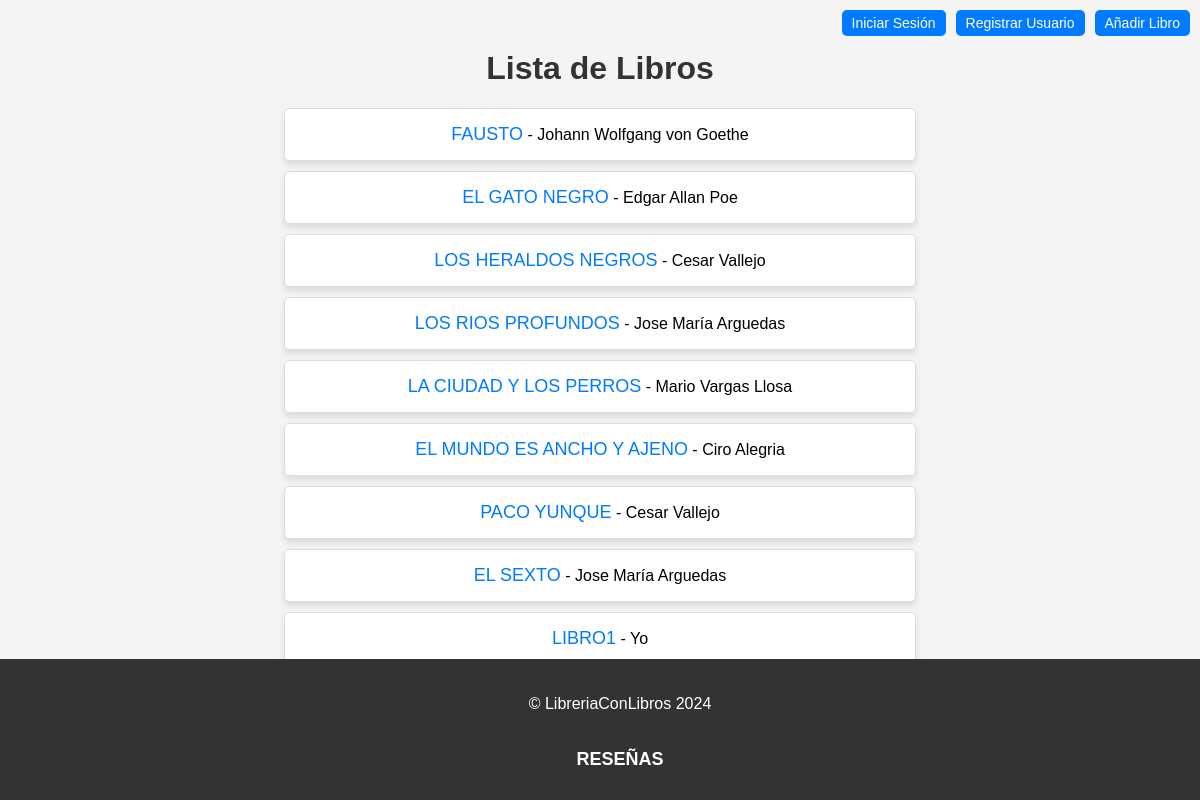
The app's page /libros/ with its own data.
### reviews/models.py (models this page shows, shortened)
class Libro(models.Model):
    titulo = models.CharField(max_length=200)
    autor = models.CharField(max_length=100)
    fecha_publicacion = models.DateField()
    isbn = models.CharField(max_length=13)

### reviews/views.py (the view)
# urls.py: path('libros/', views.lista_libros, name='lista_libros'),
def lista_libros(request):
    usuario_nombre = request.session.get('usuario_nombre', None)
    libros = Libro.objects.all()
    return render(request, 'reviews/lista_libros.html', {
        'libros': libros,
        'usuario_nombre': usuario_nombre
    })

### reviews/templates/reviews/lista_libros.html (shortened to what this page needs)
<!DOCTYPE html>
<html lang="es">
<head>
    {% load static %}
    <link rel="stylesheet" type="text/css" href="{% static 'reviews/css/libros.css' %}">
</head>
<body>
    <div class="enlaces-superiores">
        {% if usuario_nombre %}
            <span>Hola, {{ usuario_nombre }}</span>
            <a href="{% url 'logout_usuario' %}">Cerrar Sesión</a>
        {% else %}
            <a href="{% url 'login_usuario' %}">Iniciar Sesión</a>
            <a href="{% url 'crear_usuario' %}">Registrar Usuario</a>
        {% endif %}
        <a href="{% url 'crear_libro' %}">Añadir Libro</a>
    </div>
    <h1>Lista de Libros</h1>
    <ul>
        {% for libro in libros %}
            <li>
                <a href="{% url 'detalles_libro' libro.id %}">{{ libro.titulo }}</a>
                - {{ libro.autor }}
            </li>
        {% endfor %}
    </ul>
    <footer>
        <p>&copy; LibreriaConLibros 2024</p>
        <a href="{% url 'lista_resenas' %}" class="ir-a-resenas">RESEÑAS</a>
    </footer>
</body>
</html>

### reviews/static/reviews/css/libros.css (style rules this page uses)
body { font-family: Arial, sans-serif; background-color: #f4f4f4; margin: 0; padding: 0; }
h1 { text-align: center; color: #333; margin-top: 50px; }
ul { list-style-type: none; padding: 0; text-align: center; }
li { background-color: #fff; margin: 10px; padding: 15px; border: 1px solid #ddd; border-radius: 5px; width: 80%; max-width: 600px; margin-left: auto; margin-right: auto; box-shadow: 0 4px 6px rgba(0, 0, 0, 0.1); }
a { text-decoration: none; font-size: 18px; color: #007BFF; }
footer { text-align: center; padding: 20px; background-color: #333; color: white; position: fixed; bottom: 0; width: 100%; margin-top: 50px; }
footer a.ir-a-resenas { display: inline-block; margin-top: 10px; color: #fff; text-decoration: none; font-weight: bold; padding: 10px 20px; background-color: #333; border-radius: 5px; transition: background-color 0.3s ease; }

### reviews/templates/reviews/lista_libros.html (style rules this page uses)
.enlaces-superiores { position: absolute; top: 10px; right: 10px; display: flex; gap: 10px; }
.enlaces-superiores a { text-decoration: none; background-color: #007bff; color: white; padding: 5px 10px; border-radius: 5px; font-size: 14px; }

### records on screen
Libro: titulo "FAUSTO", autor "Johann Wolfgang von Goethe"
Libro: titulo "EL GATO NEGRO", autor "Edgar Allan Poe"
Libro: titulo "LOS HERALDOS NEGROS", autor "Cesar Vallejo"
Libro: titulo "LOS RIOS PROFUNDOS", autor "Jose María Arguedas"
Libro: titulo "LA CIUDAD Y LOS PERROS", autor "Mario Vargas Llosa"
Libro: titulo "EL MUNDO ES ANCHO Y AJENO", autor "Ciro Alegria"
Libro: titulo "PACO YUNQUE", autor "Cesar Vallejo"
Libro: titulo "EL SEXTO", autor "Jose María Arguedas"
Libro: titulo "LIBRO1", autor "Yo"
